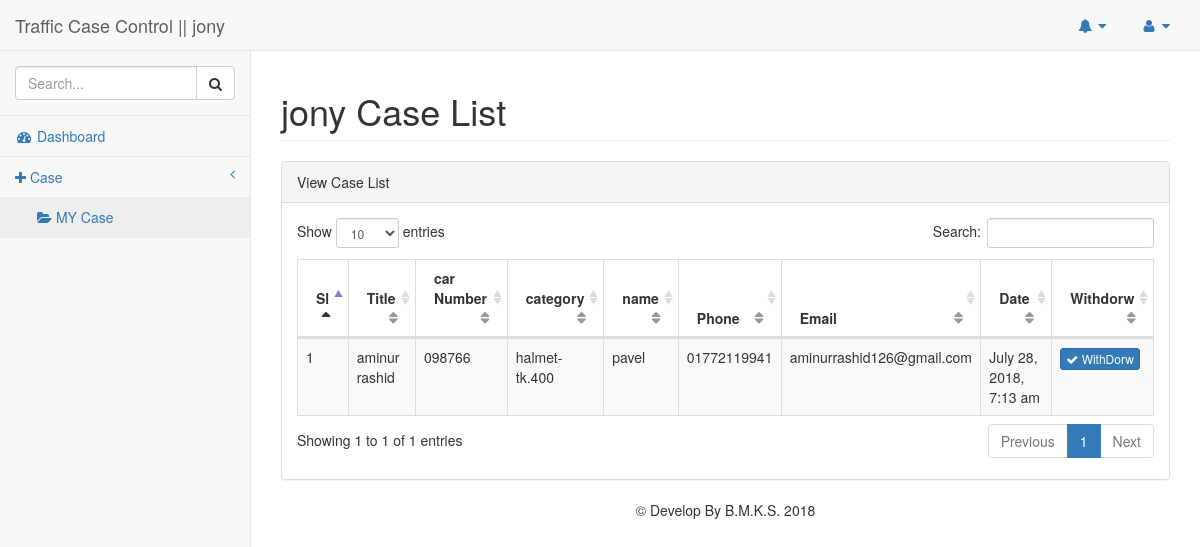
The page /my_case.php (signed in) on the database its author committed.
### tables this page shows
CREATE TABLE `cases` (
  `id` int(11) NOT NULL,
  `title` varchar(255) NOT NULL,
  `car_number` varchar(255) NOT NULL,
  `cat_id` int(11) NOT NULL,
  `vname` varchar(255) NOT NULL,
  `vemail` varchar(255) NOT NULL,
  `vphone` varchar(255) NOT NULL,
  `details` text NOT NULL,
  `status` int(11) NOT NULL DEFAULT '0',
  `withdrow` int(11) NOT NULL DEFAULT '0',
  `deleted` int(11) NOT NULL,
  `date` timestamp NOT NULL DEFAULT CURRENT_TIMESTAMP
);

CREATE TABLE `category` (
  `cat_id` int(11) NOT NULL,
  `name` varchar(255) NOT NULL
);

### lib/Session.php (called while the page is built, shortened)
<?php
class Session{
 public static function get($key){
  if (isset($_SESSION[$key])) {
   return $_SESSION[$key];
  } else {
   return false;
  }
 }
}
?>

### lib/Database.php (called while the page is built, shortened)
<?php
Class Database{
 public $host   = DB_HOST;
 public $user   = DB_USER;
 public $pass   = DB_PASS;
 public $dbname = DB_NAME;
 public $link;
private function connectDB(){
 $this->link = new mysqli($this->host, $this->user, $this->pass,
  $this->dbname);
 }
public function select($query){
  $result = $this->link->query($query) or
   die($this->link->error.__LINE__);
  if($result->num_rows > 0){
    return $result;
  } else {
    return false;
  }
 }
}

### classes/Casecontrol.php (called while the page is built, shortened)
<?php
include_once ('lib/Database.php');
include_once ('helpers/Format.php');
class Casecontrol{
    private $db;
     public function __construct()
     {
         $this->db = new Database();
     }
     public function getAllCases(){
        $query = "select cases.*, category.name from cases
                INNER JOIN category
                ON cases.cat_id = category.cat_id
                where cases.deleted = 0 order by cases.title desc
        ";
        $result = $this->db->select($query);
        return $result;
     }
}

### helpers/Format.php (called while the page is built, shortened)
<?php
class Format{
 public function formatDate($date){
  return date('F j, Y, g:i a', strtotime($date));
 }
}
?>

### my_case.php (the view, shortened to what this page needs)
<?php include 'inc/head.php'; ?>
<div id="wrapper">
<?php include 'inc/top.php'; ?>
<?php include 'inc/sidebar.php'; ?>
<?php
include_once ('lib/Database.php');
include_once ('helpers/Format.php');
include_once ('lib/Session.php');
include_once ('classes/Casecontrol.php');
 ?>
<div id="page-wrapper">
            <div class="row">
                <div class="col-lg-12">
                <?php
                        if (Session::get("usrrole") == 1) {
                         ?>
                    <h1 class="page-header"><?php echo Session::get("usrfname");?> Case List</h1>
                        <?php } ?>
                </div>
            </div>
            <div class="row">
                <div class="col-lg-12">
                    <div class="panel panel-default">
                        <div class="panel-heading">
                            View <?php echo Session::get('fname');?> Case List
                        </div>
                        <div class="panel-body">
                            <table width="100%" class="table table-striped table-bordered table-hover" id="dataTables-example">
                                <thead>
                                    <tr>
                                        <th>Sl</th>
                                        <th>Title</th>
                                        <th>car Number</th>
                                        <th>category</th>
                                        <th>name</th>
                                        <th>Phone</th>
                                        <th>Email</th>
                                        <th>Date</th>
                                        <th>Withdorw</th>
                                    </tr>
                                </thead>
                                <tbody>
                                <?php
                                $fm = new Format();
                                $case = new Casecontrol();
                                $getcases = $case->getAllCases();
                                if($getcases){
                                    $i = 0;
                                    while($result = $getcases->fetch_assoc()){
                                    $i++;
                                ?>
                                    <tr class="odd gradeX">
                                        <td><?php echo $i; ?></td>
                                        <td><?php echo $result['title']; ?></td>
                                        <td><?php echo $result['car_number']; ?></td>
                                        <td><?php echo $result['name']; ?></td>
                                        <td><?php echo $result['vname']; ?></td>
                                        <td><?php echo $result['vphone']; ?></td>
                                        <td><?php echo $result['vemail']; ?></td>
                                        <td><?php echo $fm->formatDate($result['date']); ?></td>
                                        <?php
                        if (Session::get("usrrole") == 1) {
                         ?>
<td class="center"><a class="btn btn-xs btn-primary" href="payment.php?user_id=<?php echo Session::get("usrId");?>"><i class="fa fa-check"></i> WithDorw</a></td>
                                <?php } ?>
                                    </tr>
                                    <?php } } ?>
                                </tbody>
                            </table>
                        </div>
                    </div>
                </div>
            </div>
<?php include 'inc/footer.php'; ?>

### rows shown on the page
cases: title "aminur rashid", car_number "098766", cat.name "halmet-tk.400", vname "pavel", vphone "01772119941", vemail "aminurrashid126@gmail.com", date "July 28, 2018, 7:13 am"

### other values the page prints
Session::get("usrfname") "jony"
